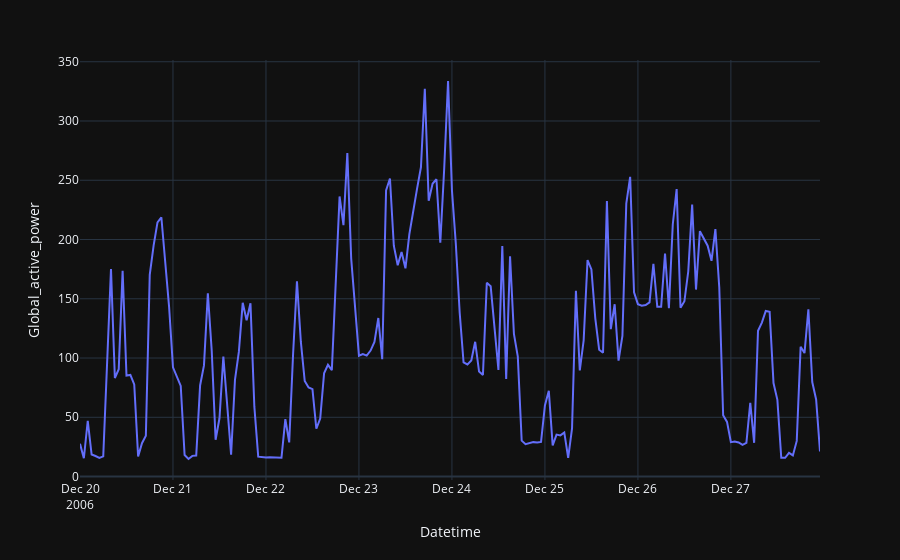

The cell this chart's notebook holds for it:
### Code cell
plot_interval(hourly_df, 'Global_active_power', '20/12/2006', '27/12/2006')

### Figure 1 — Plotly figure (JSON) as saved in the notebook; plotly's stock layout.template omitted (floating-point values rounded to 4 significant figures; data arrays with more than 128 entries replaced by an {"elided": "..."} marker saying what was removed)
{"data": [{"hovertemplate": "Datetime=%{x}<br>Global_active_power=%{y}<extra></extra>", "legendgroup": "", "line": {"color": "#636efa", "dash": "solid"}, "mode": "lines", "name": "", "orientation": "v", "showlegend": false, "type": "scatter", "x": {"elided": "192 str values"}, "xaxis": "x", "y": {"elided": "192 float values"}, "yaxis": "y"}], "layout": {"legend": {"tracegroupgap": 0}, "margin": {"t": 60}, "xaxis": {"anchor": "y", "domain": [0, 1], "title": {"text": "Datetime"}}, "yaxis": {"anchor": "x", "domain": [0, 1], "title": {"text": "Global_active_power"}}}}
